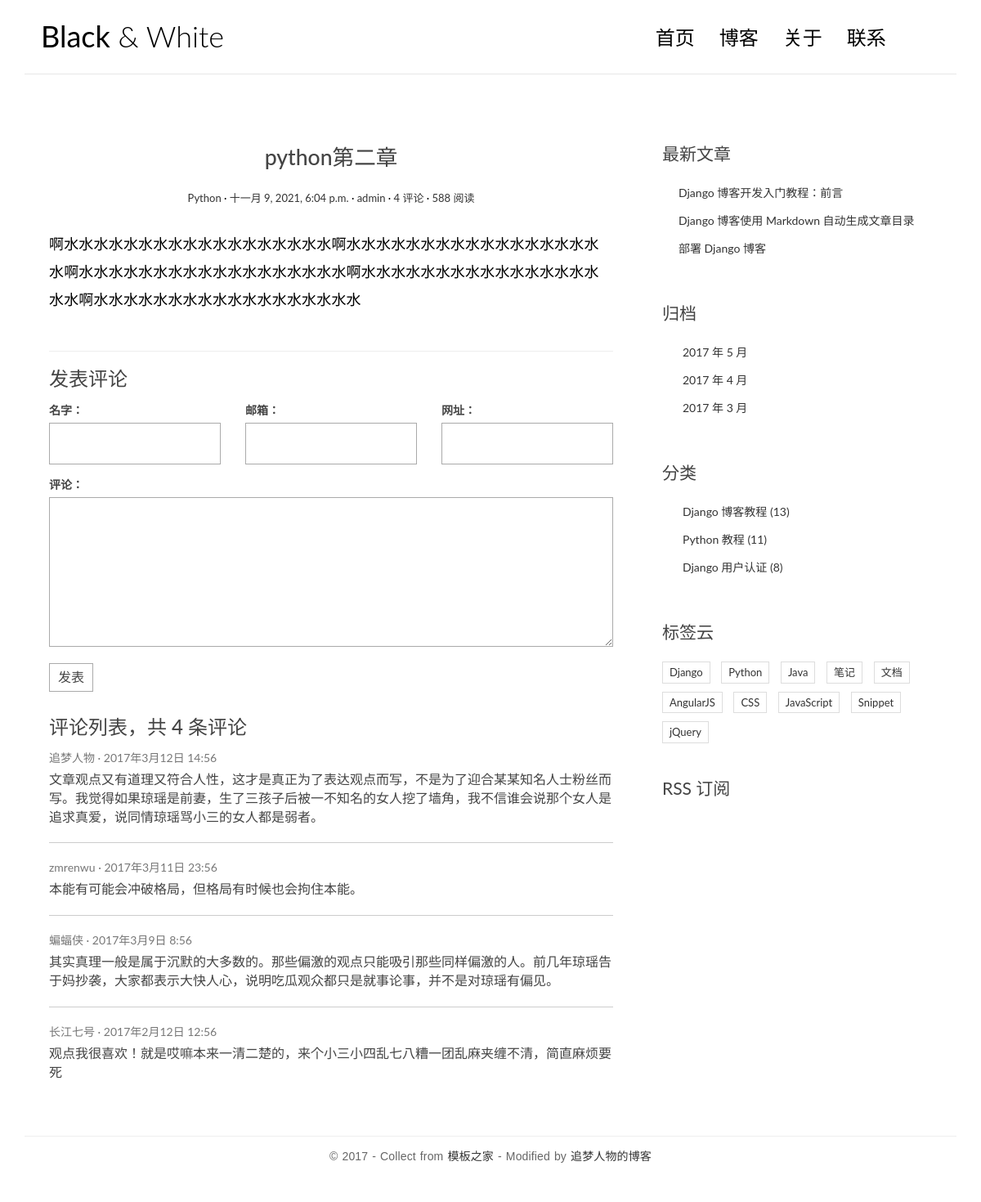
Page /posts/2/ on the committed database.
### apps/blog_2/models.py (models this page shows, shortened)
class BaseModel(models.Model):
    create_time = models.DateTimeField(default=datetime.now,
                                       verbose_name="添加时间")
    update_time = models.DateTimeField(auto_now=True,
                                       verbose_name='更新时间')  # 最后更新时间
    class Meta:
        abstract = True

class Post(BaseModel):
    title = models.CharField(max_length=70, verbose_name='文章标题')
    body = models.TextField(verbose_name='文章正文')
    excerpt = models.CharField(max_length=200, blank=True, verbose_name='正文内容')
    category = models.ForeignKey(Category, on_delete=models.CASCADE,
                                 verbose_name='文章所属分类')
    tags = models.ManyToManyField(Tag, blank=True, verbose_name='文章所属标签')
    author = models.ForeignKey(User, on_delete=models.CASCADE,
                               verbose_name='作者')
    class Meta:
        verbose_name = '文章'
        verbose_name_plural = verbose_name

class Category(BaseModel):
    name = models.CharField(max_length=100, verbose_name='分类名称')
    class Meta:
        verbose_name = '分类'
        verbose_name_plural = verbose_name

### apps/blog_2/views.py (the view)
# urls.py: path('posts/<int:pk>/', views.detail, name='detail'),
def detail(request, pk):
    post = get_object_or_404(Post, pk=pk)
    md = markdown.Markdown(extensions=[
        'markdown.extensions.extra',
        'markdown.extensions.codehilite',
        TocExtension(slugify=slugify),
    ])
    post.body = md.convert(post.body)
    m = re.search(r'<div class="toc">\s*<ul>(.*)</ul>\s*</div>', md.toc, re.S)
    post.toc = m.group(1) if m is not None else ''
    return render(request, 'blog1/detail.html', context={'post': post})

### templates/blog1/detail.html (shortened to what this page needs)
{% load static %}
<!DOCTYPE html>
<html>
<head>
    <link rel="stylesheet"
          href="http://code.ionicframework.com/ionicons/2.0.1/css/ionicons.min.css">
    <link rel="stylesheet" href="{% static 'css/bootstrap.min.css' %}">
    <link rel="stylesheet" href="{% static 'css/pace.css' %}">
    <link rel="stylesheet" href="{% static 'css/custom.css' %}">
     <link href="https://cdn.bootcss.com/highlight.js/9.15.8/styles/github.min.css" rel="stylesheet">
</head>
<body id="single">
<div class="container">
    <header id="site-header">
        <div class="row">
            <div class="col-md-4 col-sm-5 col-xs-8">
                <div class="logo">
                    <h1><a href="index.html"><b>Black</b> &amp; White</a></h1>
                </div>
            </div>
            <div class="col-md-8 col-sm-7 col-xs-4">
                <nav class="main-nav" role="navigation">
                    <div class="collapse navbar-collapse" id="bs-example-navbar-collapse-1">
                        <ul class="nav navbar-nav navbar-right">
                            <li class="cl-effect-11"><a href="index.html" data-hover="首页">首页</a></li>
                            <li class="cl-effect-11"><a href="full-width.html" data-hover="博客">博客</a></li>
                            <li class="cl-effect-11"><a href="about.html" data-hover="关于">关于</a></li>
                            <li class="cl-effect-11"><a href="contact.html" data-hover="联系">联系</a></li>
                        </ul>
                    </div>
                </nav>
            </div>
        </div>
    </header>
</div>
<div class="content-body">
    <div class="container">
        <div class="row">
            <main class="col-md-8">
                <article class="post post-{{ post.pk }}">
                    <header class="entry-header">
                        <h1 class="entry-title">{{ post.title }}</h1>
                        <div class="entry-meta">
                            <span class="post-category"><a href="#">{{ post.category.name }}</a></span>
                            <span class="post-date"><a href="#"><time class="entry-date"
                                                                      datetime="{{ post.create_time }}">{{ post.create_time }}</time></a></span>
                            <span class="post-author"><a href="#">{{ post.author }}</a></span>
                            <span class="comments-link"><a href="#">4 评论</a></span>
                            <span class="views-count"><a href="#">588 阅读</a></span>
                        </div>
                    </header>
                    <div class="entry-content clearfix">
                        {{ post.body|safe}}
                    </div>
                </article>
                <section class="comment-area" id="comment-area">
                    <hr>
                    <h3>发表评论</h3>
                    <form action="#" method="post" class="comment-form">
                        <div class="row">
                            <div class="col-md-4">
                                <label for="id_name">名字：</label>
                                <input type="text" id="id_name" name="name" required>
                            </div>
                            <div class="col-md-4">
                                <label for="id_email">邮箱：</label>
                                <input type="email" id="id_email" name="email" required>
                            </div>
                            <div class="col-md-4">
                                <label for="id_url">网址：</label>
                                <input type="text" id="id_url" name="url">
                            </div>
                            <div class="col-md-12">
                                <label for="id_comment">评论：</label>
                                <textarea name="comment" id="id_comment" required></textarea>
                                <button type="submit" class="comment-btn">发表</button>
                            </div>
                        </div>
                    </form>
                    <div class="comment-list-panel">
                        <h3>评论列表，共 <span>4</span> 条评论</h3>
                        <ul class="comment-list list-unstyled">
                            <li class="comment-item">
                                <span class="nickname">追梦人物</span>
                                <time class="submit-date" datetime="2012-11-09T23:15:57+00:00">2017年3月12日 14:56</time>
                                <div class="text">
                                    文章观点又有道理又符合人性，这才是真正为了表达观点而写，不是为了迎合某某知名人士粉丝而写。我觉得如果琼瑶是前妻，生了三孩子后被一不知名的女人挖了墙角，我不信谁会说那个女人是追求真爱，说同情琼瑶骂小三的女人都是弱者。
                                </div>
                            </li>
                            <li class="comment-item">
                                <span class="nickname">zmrenwu</span>
                                <time class="submit-date" datetime="2012-11-09T23:15:57+00:00">2017年3月11日 23:56</time>
                                <div class="text">
                                    本能有可能会冲破格局，但格局有时候也会拘住本能。
                                </div>
                            </li>
                            <li class="comment-item">
                                <span class="nickname">蝙蝠侠</span>
                                <time class="submit-date" datetime="2012-11-09T23:15:57+00:00">2017年3月9日 8:56</time>
                                <div class="text">
                                    其实真理一般是属于沉默的大多数的。那些偏激的观点只能吸引那些同样偏激的人。前几年琼瑶告于妈抄袭，大家都表示大快人心，说明吃瓜观众都只是就事论事，并不是对琼瑶有偏见。
                                </div>
                            </li>
                            <li class="comment-item">
                                <span class="nickname">长江七号</span>
                                <time class="submit-date" datetime="2012-11-09T23:15:57+00:00">2017年2月12日 12:56</time>
                                <div class="text">
                                    观点我很喜欢！就是哎嘛本来一清二楚的，来个小三小四乱七八糟一团乱麻夹缠不清，简直麻烦要死
                                </div>
                            </li>
                        </ul>
                    </div>
                </section>
            </main>
            <aside class="col-md-4">
                <div class="widget widget-recent-posts">
                    <h3 class="widget-title">最新文章</h3>
                    <ul>
                        <li>
                            <a href="#">Django 博客开发入门教程：前言</a>
                        </li>
                        <li>
                            <a href="#">Django 博客使用 Markdown 自动生成文章目录</a>
                        </li>
                        <li>
                            <a href="#">部署 Django 博客</a>
                        </li>
                    </ul>
                </div>
                <div class="widget widget-archives">
                    <h3 class="widget-title">归档</h3>
                    <ul>
                        <li>
                            <a href="#">2017 年 5 月</a>
                        </li>
                        <li>
                            <a href="#">2017 年 4 月</a>
                        </li>
                        <li>
                            <a href="#">2017 年 3 月</a>
                        </li>
                    </ul>
                </div>
                <div class="widget widget-category">
                    <h3 class="widget-title">分类</h3>
                    <ul>
                        <li>
                            <a href="#">Django 博客教程 <span class="post-count">(13)</span></a>
                        </li>
                        <li>
                            <a href="#">Python 教程 <span class="post-count">(11)</span></a>
                        </li>
                        <li>
                            <a href="#">Django 用户认证 <span class="post-count">(8)</span></a>
                        </li>
                    </ul>
                </div>
                <div class="widget widget-tag-cloud">
                    <h3 class="widget-title">标签云</h3>
                    <ul>
                        <li>
                            <a href="#">Django</a>
                        </li>
                        <li>
                            <a href="#">Python</a>
                        </li>
                        <li>
                            <a href="#">Java</a>
                        </li>
                        <li>
                            <a href="#">笔记</a>
                        </li>
                        <li>
                            <a href="#">文档</a>
                        </li>
                        <li>
                            <a href="#">AngularJS</a>
                        </li>
                        <li>
                            <a href="#">CSS</a>
                        </li>
                        <li>
                            <a href="#">JavaScript</a>
                        </li>
                        <li>
                            <a href="#">Snippet</a>
                        </li>
                        <li>
                            <a href="#">jQuery</a>
                        </li>
                    </ul>
                </div>
                <div class="rss">
                    <a href=""> RSS 订阅</a>
                </div>
            </aside>
        </div>
    </div>
</div>
<footer id="site-footer">
    <div class="container">
        <div class="row">
            <div class="col-md-12">
                <p class="copyright">&copy 2017 - Collect from <a href="http://www.cssmoban.com/"
                                                                  target="_blank" title="模板之家">模板之家</a>
                    - Modified by <a href="http://zmrenwu.com/" title="网页模板" target="_blank">追梦人物的博客</a>
                </p>
            </div>
        </div>
    </div>
</footer>
</body>
</html>

### static/css/custom.css (style rules this page uses)
* { outline: none; }
h1, h2, h3, h4, h5, h6 { margin-top: 0; }
b { font-weight: 400; }
a { color: #333; }
body { color: #444; font-family: 'Lato', sans-serif; }
p { font-family: 'Ubuntu', sans-serif; font-weight: 400; word-spacing: 1px; letter-spacing: 0.01em; }
#single p, #page p { margin-bottom: 25px; }
#site-header { background-color: #FFF; padding: 25px 20px; margin-bottom: 40px; border-bottom: 1px solid #e7e7e7; }
.logo h1 a { color: #000; }
.logo h1 { margin: 0; font-family: 'Lato', sans-serif; font-weight: 300; }
.main-nav { margin-top: 11px; max-width: 95%; }
.main-nav a { color: #000000 !important; padding: 0 0 5px 0 !important; margin-right: 30px; font-family: 'Lato', sans-serif; font-weight: 300; font-size: 24px; }
.cl-effect-11 a { padding: 10px 0; color: #0972b4; text-shadow: none; }
.cl-effect-11 a::before { position: absolute; top: 0; left: 0; overflow: hidden; padding: 0 0 5px 0 !important; max-width: 0; border-bottom: 1px solid #000; color: #000; content: attr(data-hover); white-space: nowrap; -webkit-transition: max-width 0.5s; -moz-transition: max-width 0.5s; transition: max-width 0.5s; }
.content-body { padding-bottom: 4em; }
.post { background: #fff; padding: 30px 30px 0; }
.entry-title { text-align: center; font-size: 1.9em; margin-bottom: 20px; line-height: 1.6; padding: 10px 20px 0; }
.entry-meta { text-align: center; color: #DDDDDD; font-size: 13px; margin-bottom: 30px; }
.entry-content { font-size: 18px; line-height: 1.9; font-weight: 300; color: #000; }
.post-category::after, .post-date::after, .post-author::after, .comments-link::after { content: ' ·'; color: #000; }
.widget { background: #fff; padding: 30px 0 0; }
.widget-title { font-size: 1.5em; margin-bottom: 20px; line-height: 1.6; padding: 10px 0 0; font-weight: 400; }
.widget-recent-posts ul { padding: 0; margin: 0; padding-left: 20px; }
.widget-recent-posts ul li { list-style-type: none; position: relative; line-height: 170%; margin-bottom: 10px; }
.widget-recent-posts ul li::before { content: '\f3d3'; font-family: "Ionicons"; position: absolute; left: -17px; top: 3px; font-size: 16px; color: #000; }
.widget-archives ul { padding: 0; margin: 0; padding-left: 25px; }
.widget-archives ul li { list-style-type: none; position: relative; line-height: 170%; margin-bottom: 10px; }
.widget-archives ul li::before { content: '\f3f3'; font-family: "Ionicons"; position: absolute; left: -25px; top: 1px; font-size: 16px; color: #000; }
.widget-category ul { padding: 0; margin: 0; padding-left: 25px; }
.widget-category ul li { list-style-type: none; position: relative; line-height: 170%; margin-bottom: 10px; }
.widget-category ul li::before { content: '\f3fe'; font-family: "Ionicons"; position: absolute; left: -25px; top: 1px; font-size: 18px; color: #000; }
.widget-tag-cloud ul { padding: 0; margin: 0; margin-right: -10px; }
.widget-tag-cloud ul li { list-style-type: none; font-size: 13px; display: inline-block; margin-right: 10px; margin-bottom: 10px; padding: 3px 8px; border: 1px solid #ddd; }
.rss { font-size: 21px; margin-top: 30px; }
.rss a { color: #444; }
#site-footer { padding-top: 10px; padding: 0 0 1.5em 0; }
.copyright { text-align: center; padding-top: 1em; margin: 0; border-top: 1px solid #eee; color: #666; }
.contact-form input, .comment-form input { border: 1px solid #aaa; margin-bottom: 15px; width: 100%; padding: 15px 15px; font-size: 16px; line-height: 100%; transition: 0.4s border-color linear; }
.contact-form textarea, .comment-form textarea { border: 1px solid #aaa; margin-bottom: 15px; width: 100%; padding: 15px 15px; font-size: 16px; line-height: 20px !important; min-height: 183px; transition: 0.4s border-color linear; }
.comment-area { padding: 0 30px 0; }
.comment-form { margin-top: 15px; }
.comment-form .comment-btn { background-color: #fff; border: 1px solid #aaa; font-size: 16px; padding: 5px 10px; }
.comment-list-panel { margin-top: 30px; }
.comment-list { margin-top: 15px; }
.comment-item:not(:last-child) { border-bottom: 1px #ccc solid; margin-bottom: 20px; padding-bottom: 20px; }
.comment-item .nickname, .comment-item .submit-date { color: #777; font-size: 14px; }
.comment-item .nickname:after { content: ' ·'; }
.comment-item .text { padding-top: 5px; font-size: 16px; }

### rows in the picture
Post: title "python第二章", category.name "Python", create_time "十一月 9, 2021, 6:04 p.m.", author "admin", body "啊水水水水水水水水水水水水水水水水水水啊水水水水水水水水水水水水水水水水水水啊水水水水水水水水水水水水水水水水水水啊水水水水水水水水水水水水水水水水水水啊水水水水水水水水水水水水水水水水水水"
